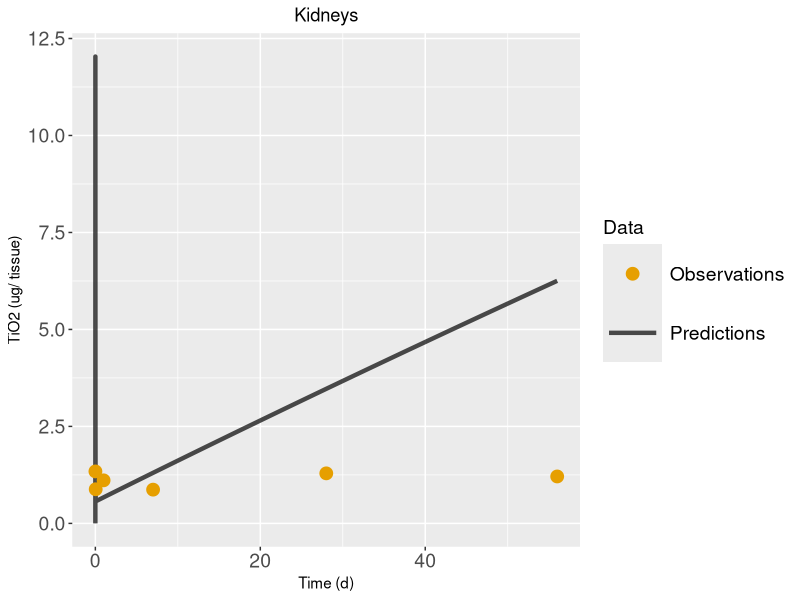
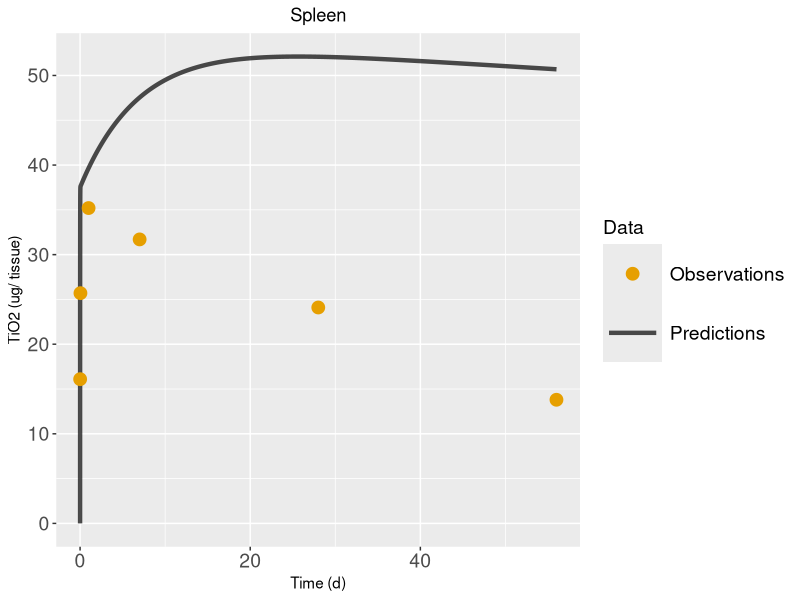
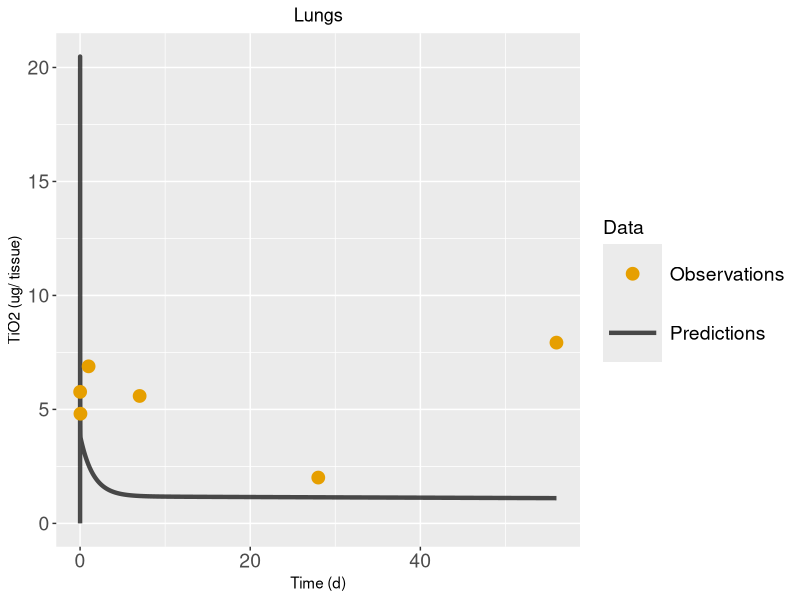
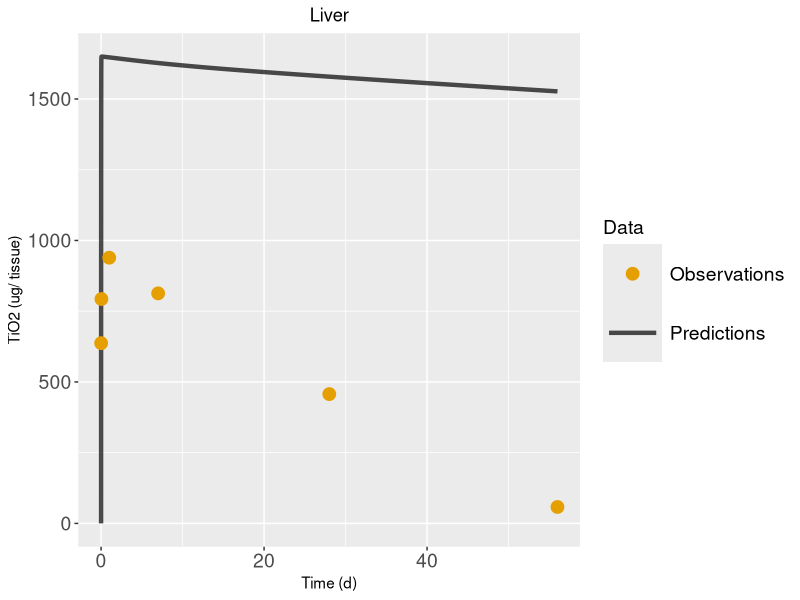
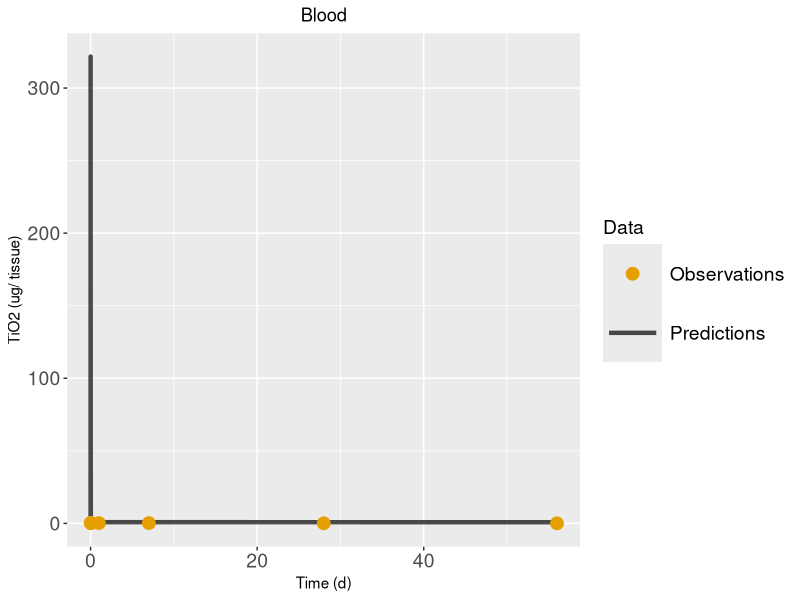
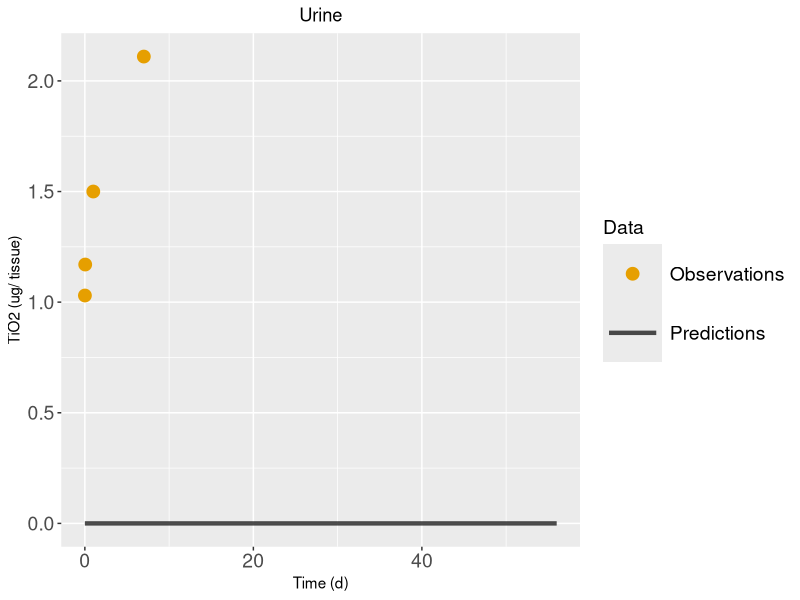
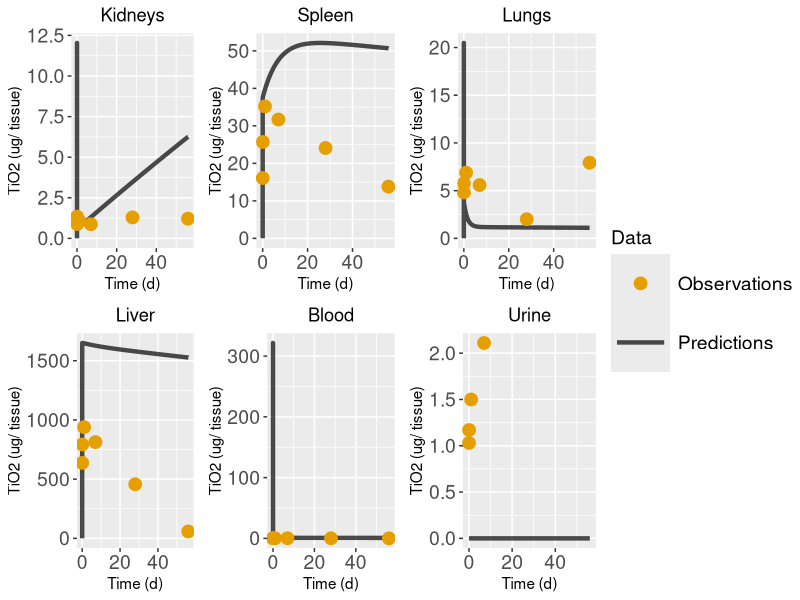

Reproduce these figures in R, in order. (Note: this script raises an error after producing the figures.)
library(deSolve)
setwd("/Users/vassilis/Documents/GitHub/PBK_Grouping/Validation")


#####################################
### Function to create Parameters ###
#####################################
create.params <- function(user_input){
  with( as.list(user_input),{
    ### Important!!! each compartment has a specific index vectors Tissue_fractions, Regional_flow_fractions, Capillary_fractions and cannot be changed
    # The index of each compartment:
    #Rest of Body (rob) --> 1
    #Heart (ht) --> 2
    #Kidneys (ki) --> 3
    #Brain (br) --> 4
    #Spleen (spl) --> 5
    #Lungs (lu) --> 6
    #Liver (li) --> 7
    #Uterus (ut) --> 8
    #Bone (bone) --> 9
    #Adipose (ad) --> 10
    #Skin (skin) --> 11
    #Muscles (mu) --> 12
    #Gastrointestinal track (GIT) --> 13
    
    
    comp_names <- list( "RoB"="RoB","Heart"="Heart", "Kidneys"="Kidneys", "Brain"= NA, "Spleen"="Spleen",
                        "Lungs"="Lungs", "Liver"="Liver", "Uterus"=NA, "Bone"="Bone", "Adipose"=NA, "Skin"=NA,
                        "Muscles"=NA, "GIT"="GIT") #used as input in function, compartments that are used in pbpk
    
    
    # List with names of all possible compartments
    all_comps <- list("RoB"="RoB","Heart"="Heart", "Kidneys"="Kidneys", "Brain"="Brain", "Spleen"="Spleen",
                      "Lungs"="Lungs", "Liver"="Liver", "Uterus"="Uterus", "Bone"="Bone", "Adipose"="Adipose", "Skin"="Skin", "Muscles"="Muscles",
                      "GIT"="GIT") # List with names of all possible compartments
    
    ### Density of tissues/organs
    d_tissue <- 1 #g/ml
    d_skeleton <- 1.92 #g/ml
    d_adipose <- 0.940 #g/ml
    
    Q_total <- (1.54*mass^0.75)*60 # Total Cardiac Output (ml/h)
    
    Total_Blood <- 0.06*mass+0.77 # Total blood volume (ml)
    
    fr_ad <- 0.0199*mass + 1.644 # w in g,  Brown et al.1997 p.420. This equation gives the  adipose % of body weight 
    
    
    # Physiological parameters units
    # V_blood, V_ven, V_art (ml): Volume of total blood, venous blood and arterial blood
    # w_i (g):                    mass of tissue or organ "i"
    # V_tis_i (ml):                volume of tissue or organ "i"
    # V_cap_i (ml):                volume of capillary blood in tissue "i"
    # Q_i, Q_total (ml/h):        regional blood flow of tissue or organ "i"
    
    fractions <- matrix(rep(NA, 4*13), ncol = 4)
    colnames(fractions) <- c("Tissue.weight.fraction.(%.of.BW)", "Regional.flow.fractions.(%.of.total.cardiac.output)",
                             "Capillary.fractions.(fraction.of.tissue.volume)", "Macrophage.fractions.(fraction.of.tissue.volume)" )
    fractions[,1] <- c(NA, 0.33, 0.730, 0.570, 0.200, 0.500, 3.660, 0.011, 10.000, NA, 19.030, 40.000, 2.700)
    fractions[,2] <- c(NA, 4.90, 14.10, 2.00, 1.22, 100.00, 17.40, 1.11, 12.20, 7.00, 5.80, 27.80, 14.00)
    fractions[,3] <- c(0.0400, 0.2600, 0.1600, 0.0300, 0.2200, 0.3600, 0.2100, 0.0770, 0.0400, 0.0055, 0.0200, 0.0143, 0.0500)
    fractions[,4] <- c(0.02, 0.02, 0.02, 0.04, 0.30, 0.04, 0.10, 0.02, 0.04, 0.04, 0.02, 0.02, NA)
    rownames(fractions) <- all_comps
    
    #Tissue weight fraction 
    Tissue_fractions <- fractions[,1]/100 # % of BW. Na values refers to the volume of the rest organs(RoB)
    Tissue_fractions[10] <- fr_ad/100
    #Regional blood flow fraction
    Regional_flow_fractions <- fractions[,2]/100 # % of total cardiac output
    #Capillary volume fractions (fractions of tissue volume)
    Capillary_fractions <- fractions[,3] # of tissue volume
    
    
    W_tis <- rep(0,length(comp_names))
    V_tis <- rep(0,length(comp_names))
    V_cap <- rep(0,length(comp_names))
    W_macro <- rep(0,length(comp_names))  #one more for blood compartment
    Q <- rep(0,length(comp_names))
    
    # The following values were calculated by dividing the %ID/ g tissue with the %ID w/o free 48 from Table 2 of Kreyling et al. (2017)
    # Thus, they represent the average mass, in grams, of the respective tissues in each time group.
    liver_expw <- mean(c(8.57, 8.92, 9.30, 8.61, 9.20))
    spleen_expw <- mean(c(0.93, 0.75, 0.97, 0.68, 0.71))
    kidneys_expw <- mean(c(2.27, 2.36, 2.44, 2.11, 2.26))
    lungs_expw <- mean(c(1.87, 1.60, 1.80, 1.48, 1.31))
    heart_expw <- mean(c(0.89, 1.00, 1.00, 1.00, 0.88))
    blood_expw <- mean(c(16.52, 17.45, 15.33, 18.50, 18.00))
    carcass_expw <- mean(c(206.00, 203.33, 184.00, 202.00, 203.75))
    skeleton_expw <- mean(c(26.15, 27.50, 25.56, 25.79, 25.26))
    soft_tissues <- mean(c(228.57, 253.85, 214.29, 225.93, 231.04))
    
    ### Calculation of tissue weights  
    W_tis[2] <- heart_expw
    W_tis[3] <- kidneys_expw
    W_tis[5] <- spleen_expw
    W_tis[6] <- lungs_expw
    W_tis[7] <- liver_expw
    W_tis[9] <- skeleton_expw
    W_tis[13] <- Tissue_fractions[13]*mass
    
    
    for (i in 1:length(comp_names)) {
      control <- comp_names[i]
      
      Regional_flow_fractions[i] <- ifelse(is.na(control), NA, Regional_flow_fractions[i])
      Capillary_fractions[i] <- ifelse(is.na(control), NA, Capillary_fractions[i])
      
      ###Calculation of tissue volumes
      
      if (i==9){
        V_tis[i] <- W_tis[i]/d_skeleton
      } else if(i==10){
        V_tis[i] <- W_tis[i]/d_adipose
      } else{
        V_tis[i] <- W_tis[i]/d_tissue 
      }
      
      ###Calculation of capillary volumes
      V_cap[i] <- V_tis[i]*Capillary_fractions[i]
      
      ###Calculation of regional blood flows
      Q[i] <- Q_total*Regional_flow_fractions[i]
    }
    
    
    ### Calculations for "Soft tissue" compartment
    W_tis[1] <- mass - sum(W_tis[2:length(W_tis)], na.rm = TRUE)-Total_Blood
    V_tis[1] <- W_tis[1]/d_adipose     
    Q[1] <- Q_total - sum(Q[2:length(Q)],na.rm = TRUE) + Q[6]
    V_cap[1] <- V_tis[1]*Capillary_fractions[1] #Total_Blood - Vven - Vart - sum(V_cap[2:length(V_cap)], na.rm = TRUE)
    
    parameters <- matrix(c(W_tis[],V_tis[],V_cap[],Q[],W_macro[]), ncol = 5)
    colnames(parameters) <- c("W_tis", "V_tis", "V_cap", "Q", "W_macro")
    rownames(parameters) <- all_comps
    
    Vven=0.64*Total_Blood
    Vart=0.15*Total_Blood
    Wm_ven=0.01*Vven
    Wm_art=0.01*Vart
    
    return(list(
      "Q_total"=Q_total, "V_blood"=Total_Blood, "V_ven"=Vven, "V_art"=Vart,
      
      "w_rob"=parameters[1,1], "w_ht"=parameters[2,1], "w_ki"=parameters[3,1], "w_spl"=parameters[5,1], "w_lu"=parameters[6,1], "w_li"=parameters[7,1], "w_bone"=parameters[9,1], "w_git"=parameters[13,1],
      
      "V_tis_rob"=parameters[1,2], "V_tis_ht"=parameters[2,2], "V_tis_ki"=parameters[3,2], "V_tis_spl"=parameters[5,2], "V_tis_lu"=parameters[6,2], "V_tis_li"=parameters[7,2], "V_tis_bone"=parameters[9,2], "V_tis_git"=parameters[13,2], 
      
      "V_cap_rob"=parameters[1,3], "V_cap_ht"=parameters[2,3], "V_cap_ki"=parameters[3,3], "V_cap_spl"=parameters[5,3], "V_cap_lu"=parameters[6,3], "V_cap_li"=parameters[7,3], "V_cap_bone"=parameters[9,3], "V_cap_git"=parameters[13,3],
      
      "Q_rob"=parameters[1,4], "Q_ht"=parameters[2,4], "Q_ki"=parameters[3,4], "Q_spl"=parameters[5,4], "Q_lu"=parameters[6,4], "Q_li"=parameters[7,4], "Q_bone"=parameters[9,4], "Q_git"=parameters[13,4],
      "dose" = dose, "administration" = administration_time
      
    ))
  })
}


#===============================================
#2. Function to create initial values for ODEs 
#===============================================

create.inits <- function(parameters){
  with( as.list(parameters),{
    M_ht<-0; M_lu<-0; M_li<-0; M_spl<-0; M_ki<-0; M_git<-0; M_bone<-0; M_rob<-0;
    
    M_cap_ht<-0; M_cap_lu<-0; M_cap_li<-0; M_cap_spl<-0; M_cap_ki<-0; M_cap_git<-0; M_cap_bone<-0; M_cap_rob<-0;
    
    M_lumen <- 0;
    M_ven<-0; M_art<-0
    M_feces<-0; M_urine<-0 
    
    return(c("M_ht" = M_ht, "M_lu" = M_lu, 
             "M_li" = M_li, "M_spl" = M_spl, 
             "M_ki" = M_ki, "M_git" = M_git, 
             "M_bone" = M_bone,"M_rob"=M_rob,
             
             "M_cap_ht" = M_cap_ht, "M_cap_lu" = M_cap_lu, 
             "M_cap_li" = M_cap_li, "M_cap_spl" = M_cap_spl, 
             "M_cap_ki" = M_cap_ki, "M_cap_git" = M_cap_git, 
             "M_cap_bone" = M_cap_bone,"M_cap_rob"=M_cap_rob,
             
             "M_lumen" = M_lumen,
             "M_ven" = M_ven, "M_art" = M_art, "M_feces" = M_feces, "M_urine" = M_urine))
    
  })
}

#==============
#3.Function for creating events #
#==============
create.events<- function(parameters){
  with( as.list(parameters),{
    
    ldose <- length(dose)
    ltimes <- length(administration)
    
    addition <- dose
    if (ltimes == ldose){
      events <- list(data = rbind(data.frame(var = "M_ven",  time = administration, 
                                             value = addition, method = c("add")) ))
    }else{
      stop("The times when the drug is injected should be equal in number to the doses")
    }
    
    
    return(events)
  }) 
}

###################
# 4.Custom function 
###################

custom.func <- function(){
  return()
}


#==============
#5. ODEs System
#==============
ode.func <- function(time, Initial.values, Parameters, custom.func){
  with( as.list(c(Initial.values, Parameters)),{
    
    position <- c(1,2,3,4,3,1,5,1,6,7,6,8,7,6,9,10)
    fit_pars <-exp(c(-0.133735, 2.122784, 7.684528, 6.6723, 1.761389, -2.18345, 
                     -9.489032, -2.726946, -6.120888, -8.849567, -2.124971, -9.946329)) 
    
    P_ht <- fit_pars[position[1]]
    P_lu <- fit_pars[position[2]]
    P_li <- fit_pars[position[3]]
    P_spl <- fit_pars[position[4]]
    P_ki <- fit_pars[position[5]]
    P_git <- fit_pars[position[6]]
    P_bone <- fit_pars[position[7]]
    P_rob <- fit_pars[position[8]]
    
    x_ht <- fit_pars[position[9]]
    x_lu <- fit_pars[position[10]]
    x_li <- fit_pars[position[11]]
    x_spl <- fit_pars[position[12]]
    x_ki <- fit_pars[position[13]]
    x_git <- fit_pars[position[14]]
    x_bone <- fit_pars[position[15]]
    x_rob <- fit_pars[position[16]]
    
    CLE_f <- fit_pars[length(fit_pars)-1]
    CLE_h <- fit_pars[length(fit_pars)]
    CLE_u <- 0
    
    
    # Concentrations (micro grams of NPs)/(g tissue)
    C_ht <- M_ht/w_ht
    C_cap_ht <- M_cap_ht/V_cap_ht
    C_lu <- M_lu/w_lu
    C_cap_lu <- M_cap_lu/V_cap_lu
    C_li <- M_li/w_li
    C_cap_li <- M_cap_li/V_cap_li
    C_spl <- M_spl/w_spl
    C_cap_spl <- M_cap_spl/V_cap_spl
    C_ki <- M_ki/w_ki
    C_cap_ki <- M_cap_ki/V_cap_ki
    C_git <- M_git/w_git
    C_cap_git <- M_cap_git/V_cap_git
    C_bone <- M_bone/w_bone
    C_cap_bone <- M_cap_bone/V_cap_bone
    C_rob <- M_rob/w_rob
    C_cap_rob <- M_cap_rob/V_cap_rob
    
    C_ven <- M_ven/V_ven
    C_art <- M_art/V_art
    
    # Heart
    dM_cap_ht <- Q_ht*(C_art - C_cap_ht) - x_ht*Q_ht*(C_cap_ht - C_ht/P_ht)
    dM_ht <- x_ht*Q_ht*(C_cap_ht - C_ht/P_ht) 
    
    # Lungs
    dM_cap_lu <- Q_total*(C_ven - C_cap_lu) - x_lu*Q_total*(C_cap_lu - C_lu/P_lu)
    dM_lu <-  x_lu*Q_total*(C_cap_lu - C_lu/P_lu)
    
    # Liver 
    dM_cap_li <- Q_li*(C_art - C_cap_li) + Q_spl*(C_cap_spl - C_cap_li) + Q_git*(C_cap_git - C_cap_li) -
      x_li*(Q_li+Q_git+Q_spl)*(C_cap_li - C_li/P_li)
    dM_li <- x_li*(Q_li+Q_git+Q_spl)*(C_cap_li - C_li/P_li) - CLE_h*M_li
    
    # Spleen
    dM_cap_spl <- Q_spl*(C_art - C_cap_spl) - x_spl*Q_spl*(C_cap_spl - C_spl/P_spl)
    dM_spl <- x_spl*Q_spl*(C_cap_spl - C_spl/P_spl) 
    
    # Kidneys
    dM_cap_ki <- Q_ki*(C_art - C_cap_ki) - x_ki*Q_ki*(C_cap_ki - C_ki/P_ki)- CLE_u*M_cap_ki
    dM_ki <- x_ki*Q_ki*(C_cap_ki - C_ki/P_ki) 
    
    # GIT - Gastrointestinal Track
    dM_cap_git <- Q_git*(C_art - C_cap_git) - x_git*Q_git*(C_cap_git - C_git/P_git)
    dM_git <- x_git*Q_git*(C_cap_git - C_git/P_git) 
    dM_lumen <- CLE_h*M_li - CLE_f *M_lumen 
    
    # Bone
    dM_cap_bone <- Q_bone*(C_art - C_cap_bone) - x_bone*Q_bone*(C_cap_bone - C_bone/P_bone)
    dM_bone <- x_bone*Q_bone*(C_cap_bone - C_bone/P_bone) 
    
    
    # RoB - Rest of Body
    dM_cap_rob <- Q_rob*(C_art - C_cap_rob) - x_rob*Q_rob*(C_cap_rob - C_rob/P_rob)
    dM_rob <- x_rob*Q_rob*(C_cap_rob - C_rob/P_rob) 
    
    # Urine
    dM_urine <- CLE_u*M_cap_ki
    
    # Feces
    dM_feces <- CLE_f*M_lumen
    
    # Venous Blood
    dM_ven <- Q_ht*C_cap_ht + (Q_li + Q_spl+Q_git)*C_cap_li + Q_ki*C_cap_ki +
      Q_bone*C_cap_bone + Q_rob*C_cap_rob - Q_total*C_ven
    
    # Arterial Blood
    dM_art <-  Q_total*C_cap_lu - Q_total*C_art
    
    Blood_total <- M_ven + M_art + M_cap_ht + M_cap_lu +M_cap_li+M_cap_spl+
      M_cap_ki+ M_cap_git+M_cap_bone+M_cap_rob
    Blood <- Blood_total/(V_blood)
    
    C_git_total <- (M_git+M_lumen)/w_git
    
    list(c("dM_ht" = dM_ht, "dM_lu" = dM_lu, 
           "dM_li" = dM_li, "dM_spl" = dM_spl, 
           "dM_ki" = dM_ki, "dM_git" = dM_git, 
           "dM_bone" = dM_bone,"dM_rob"=dM_rob,
           
           "dM_cap_ht" = dM_cap_ht, "dM_cap_lu" = dM_cap_lu, 
           "dM_cap_li" = dM_cap_li, "dM_cap_spl" = dM_cap_spl, 
           "dM_cap_ki" = dM_cap_ki, "dM_cap_git" = dM_cap_git, 
           "dM_cap_bone" = dM_cap_bone,"dM_cap_rob"=dM_cap_rob,
           
           "dM_lumen" = dM_lumen,
           "dM_ven" = dM_ven, "dM_art" = dM_art, "dM_feces" = dM_feces, "dM_urine" = dM_urine),
         
         "Heart" = M_ht+M_cap_ht, "Lungs" = M_lu + M_cap_lu, "Liver" = M_li + M_cap_li,
         "Spleen" = M_spl + M_cap_spl, "Kidneys" = M_ki + M_cap_ki,
         "Git" = M_git+M_lumen + M_cap_git, "Bone" = M_bone + M_cap_bone,
         "RoB" = M_rob + M_cap_rob, "Blood" = M_ven + M_art,

         
         "C_Blood"=Blood,
         "C_Heart"=C_ht, "C_Lungs"=C_lu, "C_Liver"=C_li, "C_Spleen"=C_spl,
         "C_Kidneys"=C_ki, "C_Git"=C_git_total, "C_Bone"=C_bone, "C_RoB"=C_rob,
         "Feces"=M_feces, "Urine"=M_urine)
  })
}

##############################
### Load experimental data ###
##############################

# Load the mean values 
# The units of the values are micro-g Ti per organ
mean_values <- openxlsx::read.xlsx("Elgrabli_IV_TiO2.xlsx", sheet = "Mean", colNames = T, rowNames = F)

# Take the Urine data
Urine_mean <- mean_values["Urine"]
# Remove the urine data from the main dataframe
mean_values <- mean_values[,- 9]

# Take the control values of eah compartment.
control_values <- mean_values[1,-1]
# Remove the control values row from the main dataframe
mean_values <- mean_values[-1,]

# Fix the time points as numeric values
mean_values[,1] <- as.numeric(mean_values[,1])

# # Subtract the control values from each compartment and time point
# for (i in 1:dim(mean_values)[1]) {
#   mean_values[i,-1] <- mean_values[i,-1] - control_values
# }
# # Transform all negative values to zeros
# mean_values[mean_values < 0] <- 0

# Replace the Not-Detected values with the half of the minimum value of the dataset
mean_values[is.na(mean_values)] <- min(mean_values, na.rm = T)/2

obs_urine = mean_values[1:4,c("Time" ,"Urine")]
# estimate cummulative TiO2 in urine
for (i in 2:dim(obs_urine)[1]) {
  obs_urine[i,2] <- obs_urine[i,2] + obs_urine[i-1,2]
}

Body_mass <- 200 # g
Dose_per_rat <- 1.71*1000 # ug
################################################################################

####################
### User's INPUT ###
####################
mass <- Body_mass # g  
dose <- Dose_per_rat # mg TiO2
administration_time = 0.0
user_input <-list("dose" = dose, "mass" = mass, "administration_time" = administration_time)
predicted.feats <- c( "Blood",  "Heart", "Lungs", "Liver", "Spleen", "Kidneys", "Git", "Bone", "RoB",
                      "Feces", "Urine")

params<-create.params(user_input)
inits <- create.inits(params)
events <- create.events(params)


sample_time <- sort(unique(c(mean_values$Time, seq(0, 1344, 0.1))))  
solution <- data.frame(ode(times = sample_time,  func = ode.func, y = inits, parms = params, 
                custom.func = custom.func, method="lsodes",  events = events))

predictions <- solution[,c('time', 'Heart', 'Lungs', 'Liver', 'Spleen', 'Kidneys', 'Git', 'Bone',
                            'RoB', 'Blood', 'Urine')]
predictions[,-1] = predictions[,-1] 


library(ggplot2)

# Defining the linetype and colour of each curve
cls <-  c("Predictions" = "#000000", "Observations" = "#E69F00")


create.plots <- function(observations, predictions, compartment){  

  test_plot = ggplot()+
    geom_line(data=predictions, aes(x= time/24, y= !!as.name(compartment), color = "Predictions"), size=1.5,alpha = 0.7) +
    geom_point(data=observations, aes(x=Time/24, y= !!as.name(compartment), color='Observations'), size=4)+
    #scale_y_continuous(trans='log10')+
    labs(title = compartment, 
         y = "TiO2 (ug/ tissue)",
         x = "Time (d)")+
    theme(plot.title = element_text(hjust = 0.5))+
    scale_color_manual("Data", values=cls)+
    theme(legend.key.size = unit(1.5, 'cm'),  
          legend.title = element_text(size=14),
          legend.text = element_text(size=14),
          axis.text = element_text(size = 14))
  
  print(test_plot)
  
}




plot_compartment <- c("Kidneys", "Spleen", "Lungs",  "Liver",  "Blood")

p1 <-  create.plots(mean_values, predictions, plot_compartment[1])
p2 <-  create.plots(mean_values, predictions, plot_compartment[2])
p3 <-  create.plots(mean_values, predictions, plot_compartment[3])
p4 <-  create.plots(mean_values, predictions, plot_compartment[4])
p5 <-  create.plots(mean_values, predictions, plot_compartment[5])
p6 <-  create.plots(obs_urine, predictions, "Urine")
#gridExtra::grid.arrange(p1,p2,p3,p4,p5,p6,p7,p8, p9,p10, nrow = 4)
#gridExtra::grid.arrange(p5,p6,p7,p8,nrow = 2)
#gridExtra::grid.arrange(p9,p10,nrow = 2)

ggpubr::ggarrange(p1, p2, p3, p4,p5,p6, ncol=3, nrow=2, 
                  common.legend = TRUE, legend="right")




# Gather the required data for the x-y plot
#colnames(predictions) <- c("Time", "Lungs", "Liver", "Spleen", "Kidneys")

results_df <- data.frame(matrix(NA, ncol = 4))
colnames(results_df) <- c("Study", "Tissue", "Observed", "Predicted")

Study_name <- c("EL-Grabli et al. (2015)")
# Keep data only for modelled compartments
mean_values <- mean_values[c("Time",plot_compartment)]
# loop over tissues
for (j in 2:dim(mean_values)[2]) {
  compartment <- plot_compartment[j-1]
  added_data <- cbind.data.frame(Study_name , compartment ,mean_values[compartment], predictions[which(predictions$time %in% mean_values$Time), 
                                                                                                 compartment])
  colnames(added_data) <- c("Study", "Tissue", "Observed", "Predicted")
  
  results_df <- rbind(results_df, added_data)
  
}

results_df <- results_df[-1,]

write.csv(results_df,
          "/Users/vassilis/Documents/GitHub/PBK_Grouping/Validation/Validation_results_data/Elgrabli_results.csv",
          row.names =F)
